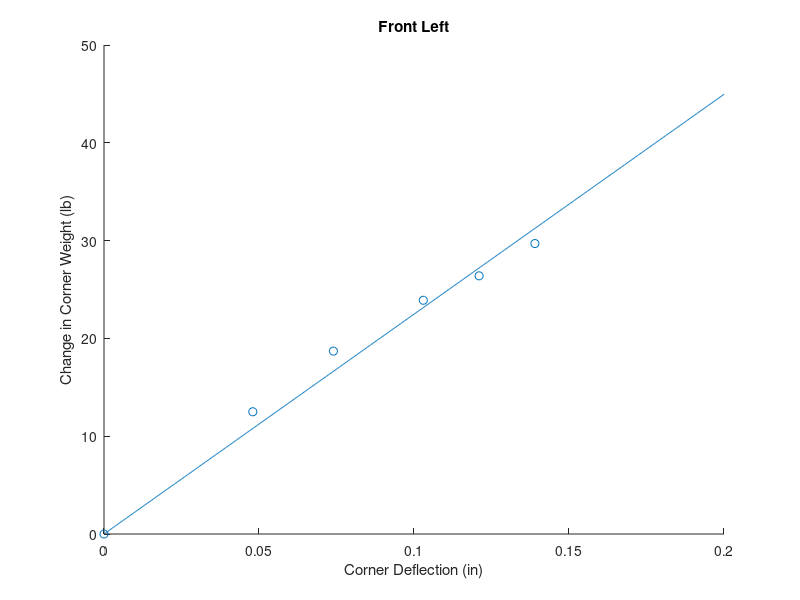

The MATLAB script that drew this image: (Note: this script raises an error after producing the figure.)
%% Ride Rates

clear all;close all;clc

% columns: FL FR RL RR
weights = [68	69.2	87.7	88.3
80.5	81.2	94.5	98.2
86.7	87.7	103.3	109.3
91.9	89.7	115.2	117.6
94.4	92.2	123.8	126.8
97.7	94.9	130.2	131.6		
117.6	117.2	116.2	121.7
108.9	105.7	126.7	129.3];

for i = 1:4
    weights(:,i) = weights(:,i)-weights(1,i);
end

displacement = [0	0	0	0
0.048	0.041	0.017	0.019
0.074	0.082	0.049	0.052
0.103	0.103	0.102	0.1
0.121	0.117	0.151	0.148
0.139	0.135	0.184	0.18			
0.264	0.262	0.164	0.165
0.216	0.214	0.2	0.196];

x = linspace(0,0.2,1000);
names = {'Front Left','Front Right','Rear Left','Rear Right'};
for i = 1:4
    figure
    scatter(displacement(1:end-2,i),weights(1:end-2,i))
    stiffness = displacement(1:end-2,i)\weights(1:end-2,i);
    hold on
    plot(x,stiffness*x)
    xlabel('Corner Deflection (in)')
    ylabel('Change in Corner Weight (lb)')
    title(names{i})
    legend(['Stiffness = ' num2str(round(stiffness,0)) ' (lb/in)'],'Location','Northwest')
end

%% Bump Measurements
close all;clc;

supply_voltage = 4.97;
shockpot_travel = 2.165;

% columns: vertical displacement, front mid, rear mid, bottom, top,
% shockpot V
RR = [0	0	0	0	0	0.279
0.125	0.006	0.008	0.022	-0.009	0.568
0.25	0.012	0.019	0.045	-0.017	0.898
0.375	0.017	0.028	0.067	-0.027	1.229
0.5	0.021	0.037	0.089	-0.038	1.545
0.625	0.024	0.047	0.11	-0.049	1.888
0.75	0.026	0.055	0.131	-0.06	2.236
0.875	0.03	0.063	0.151	-0.073	2.594
1	0.03	0.07	0.171	-0.086	2.984
1.125	0.031	0.078	0.189	-0.099	3.351
1.25	0.03	0.085	0.209	-0.114	3.711
1.375	0.029	0.09	0.225	-0.128	4
1.5	0.027	0.095	0.24	-0.158	4.311
1.625	0.023	0.101	0.258	-0.159	4.675];

RL = [0	0	0	0	0	0.042
0.125	-0.001	-0.002	0.012	-0.015	0.198
0.25	-0.002	0.001	0.026	-0.029	0.529
0.375	-0.007	0.001	0.038	-0.048	0.853
0.5	-0.012	0.001	0.049	-0.068	1.182
0.625	-0.017	0.001	0.059	-0.086	1.507
0.75	-0.023	-0.002	0.069	-0.106	1.885
0.875	-0.03	-0.005	0.077	-0.128	2.263
1	-0.038	-0.005	0.087	-0.149	2.697
1.125	-0.049	-0.007	0.094	-0.172	3.074
1.25	-0.056	-0.012	0.102	-0.196	3.403
1.375	-0.066	-0.015	0.11	-0.22	3.741
1.5	-0.078	-0.019	0.116	-0.247	4.07
1.625	-0.09	-0.024	0.122	-0.272	4.377];

FL = [0	0	0	0	0	0.381
0.125	-0.007	-0.007	0.007	-0.022	0.618
0.25	-0.011	-0.011	0.014	-0.042	0.847
0.375	-0.015	-0.014	0.023	-0.061	1.1
0.5	-0.021	-0.018	0.031	-0.082	1.336
0.625	-0.028	-0.021	0.038	-0.103	1.572
0.75	-0.034	-0.023	0.046	-0.122	1.799
0.875	-0.045	-0.027	0.05	-0.146	2.036
1	-0.053	-0.029	0.059	-0.168	2.304
1.125	-0.067	-0.034	0.062	-0.194	2.542
1.25	-0.081	-0.038	0.067	-0.22	2.796
1.375	-0.093	-0.04	0.073	-0.245	3.031
1.5	-0.106	-0.041	0.078	-0.269	3.249
1.625	-0.119	-0.042	0.084	-0.296	3.495
1.75	-0.142	-0.05	0.084	-0.329	3.763
1.875	-0.159	-0.052	0.087	-0.357	3.983
2	-0.174	-0.053	0.092	-0.384	4.221
2.125	-0.207	-0.063	0.121	-0.42	4.555
2.25	-0.215	-0.069	0.152	-0.445	4.804];

FR = [0	0	0.025	0	0	0.415
0.125	-0.003	0.019	0.007	-0.02	0.569
0.25	-0.004	0.014	0.017	-0.038	0.808
0.375	-0.007	0.011	0.026	-0.058	1.065
0.5	-0.012	0.007	0.035	-0.079	1.286
0.625	-0.016	0.003	0.044	-0.099	1.538
0.75	-0.025	-0.001	0.053	-0.123	1.766
0.875	-0.03	-0.005	0.06	-0.145	2.05
1	-0.04	-0.008	0.067	-0.171	2.278
1.125	-0.049	-0.013	0.075	-0.194	2.55
1.25	-0.06	-0.015	0.081	-0.219	2.807
1.375	-0.07	-0.019	0.086	-0.241	3.02
1.5	-0.083	-0.024	0.093	-0.27	3.26
1.625	-0.097	-0.027	0.1	-0.299	3.528
1.75	-0.112	-0.031	0.105	-0.328	3.767
1.875	-0.126	-0.034	0.112	-0.357	4.018
2	-0.143	-0.037	0.119	-0.388	4.252
2.125	-0.163	-0.041	0.123	-0.421	4.505
2.25	-0.18	-0.046	0.129	-0.452	4.748];

info = {FL,FR,RL,RR};

%% MR

for i = 1:4
    wheel = info{i};
    shockpot_displacement = wheel(:,6)/supply_voltage*shockpot_travel;
    shockpot_displacement = shockpot_displacement-shockpot_displacement(1);
    wheel_displacement = wheel(:,1);
    
    figure
    x = linspace(0,max(wheel_displacement));
    scatter(wheel_displacement,shockpot_displacement)
    hold on
    MR = wheel_displacement\shockpot_displacement;
    
    p = polyfit(wheel_displacement,shockpot_displacement,3);
    y = polyval(p,x);
    MR_equation = polyder(p);
    y2 = polyval(MR_equation,x);
    
    pp=csaps(wheel_displacement,shockpot_displacement,0.999);
    p_der=fnder(pp,1);
    y_prime=ppval(p_der,x);
    
    plot(wheel_displacement(2:end)-0.125/2,diff(shockpot_displacement)./diff(wheel_displacement))
    
    plot(x,MR*x)
    plot(x,y)
    plot(x,y2)
    
    plot(x,ppval(pp,x))
    plot(x,y_prime)
    xlabel('Wheel Vertical Displacement (in)')
    %ylabel('Shock Displacement (lb)')
    ylabel('MR')
    title(names{i})
    legend(['MR = ' num2str(round(MR,3)) ' (lb/in)'],'Location','Northwest')
end

%% Bump Steer
toe_dist = (5.5+5.5);
camber_dist = (6.375+4.875);
camber_dist_FR = (6.375+4.375);

for i = 1:4
    wheel = info{i};
    steer = asind((wheel(:,2)-wheel(:,3))/toe_dist);
    wheel_displacement = wheel(:,1);
    
    figure
    x = linspace(0,max(wheel_displacement));
    scatter(wheel_displacement,steer)
    %hold on
    %MR = wheel_di-0splacement\shockpot_displacement;
    xlabel('Wheel Vertical Displacement (in)')
    ylabel('Steer Angle (deg)')
    title(names{i})
end

%% Bump Camber
for i = 1:4
    wheel = info{i};
    camber = asind((wheel(:,5)-wheel(:,4))/camber_dist);
    wheel_displacement = wheel(:,1);
    
    figure
    x = linspace(0,max(wheel_displacement));
    scatter(wheel_displacement,camber)
    %hold on
    %MR = wheel_di-0splacement\shockpot_displacement;
    xlabel('Wheel Vertical Displacement (in)')
    ylabel('Camber Angle (deg)')
    title(names{i})
end








